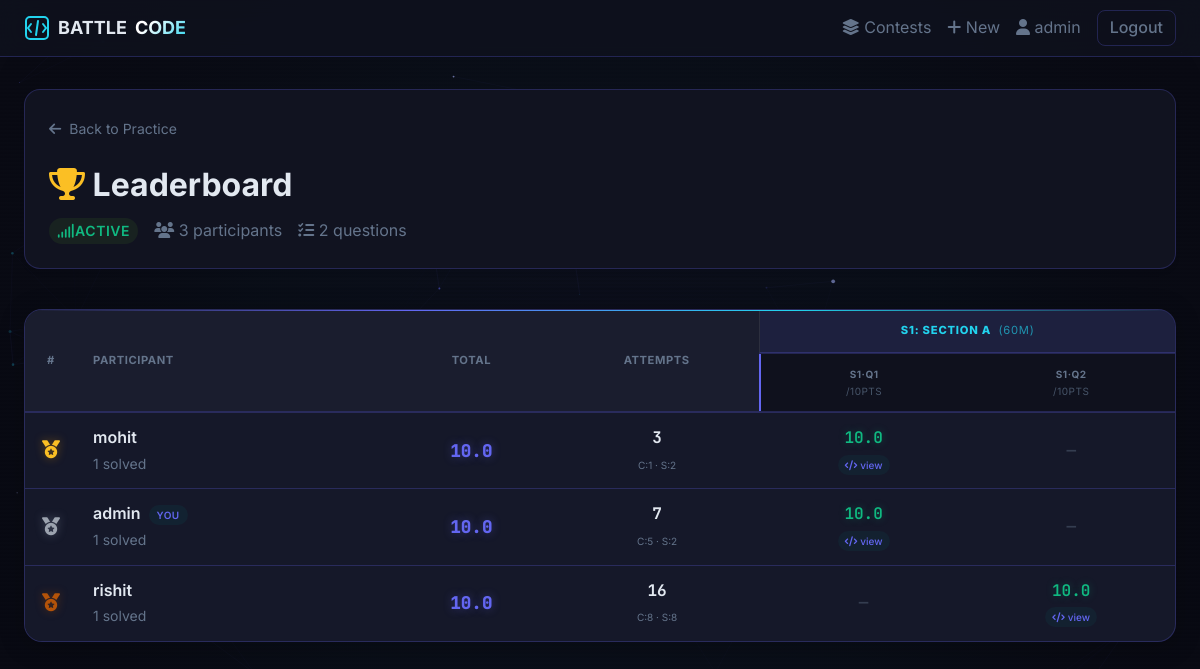
Page /leaderboard/1/ (signed in) on the committed database.
### apps/accounts/models.py (models this page shows, shortened)
class User(AbstractUser):
    ROLE_CANDIDATE = 'candidate'
    ROLE_ADMIN = 'admin'
    ROLE_CHOICES = [
        (ROLE_CANDIDATE, 'Candidate'),
        (ROLE_ADMIN, 'Admin'),
    ]
    role = models.CharField(max_length=20, choices=ROLE_CHOICES, default=ROLE_CANDIDATE)
    email = models.EmailField(unique=True)
    @property
    def is_contest_admin(self):
        return self.role == self.ROLE_ADMIN or self.is_staff

### apps/contests/models.py (models this page shows, shortened)
class Contest(models.Model):
    STATUS_DRAFT = 'draft'
    STATUS_ACTIVE = 'active'
    STATUS_ENDED = 'ended'
    STATUS_CHOICES = [
        (STATUS_DRAFT, 'Draft'),
        (STATUS_ACTIVE, 'Active'),
        (STATUS_ENDED, 'Ended'),
    ]
    title = models.CharField(max_length=255)
    description = models.TextField(blank=True)
    start_time = models.DateTimeField()
    end_time = models.DateTimeField()
    status = models.CharField(max_length=20, choices=STATUS_CHOICES, default=STATUS_DRAFT)
    created_by = models.ForeignKey(User, on_delete=models.CASCADE, related_name='created_contests')
    participants = models.ManyToManyField(User, through='ContestParticipant', related_name='contests')
    created_at = models.DateTimeField(auto_now_add=True)
    updated_at = models.DateTimeField(auto_now=True)
    enable_security_features = models.BooleanField(
        default=True,
        help_text="If enabled, participants will be logged out for exiting fullscreen or switching tabs."
    )
    manual_control_mode = models.BooleanField(
        default=False,
        help_text="If enabled, timers are disabled and sections must be manually unlocked by the admin."
    )
    class Meta:
        ordering = ['-created_at']

class Section(models.Model):
    contest = models.ForeignKey(Contest, on_delete=models.CASCADE, related_name='sections')
    name = models.CharField(max_length=255)
    order = models.PositiveIntegerField(default=1)
    duration = models.PositiveIntegerField(help_text='Duration in minutes')
    is_manual_unlocked = models.BooleanField(
        default=False,
        help_text="Only used if Contest is in Manual Control Mode."
    )
    class Meta:
        ordering = ['order']

class Question(models.Model):
    section = models.ForeignKey(Section, on_delete=models.CASCADE, related_name='questions')
    title = models.CharField(max_length=255)
    problem_statement = models.TextField()
    input_format = models.TextField(blank=True)
    output_format = models.TextField(blank=True)
    constraints = models.TextField(blank=True)
    sample_input = models.TextField(blank=True)
    sample_output = models.TextField(blank=True)
    marks = models.PositiveIntegerField(default=10)
    time_limit = models.FloatField(default=2.0, help_text='Seconds per test case')
    order = models.PositiveIntegerField(default=1)
    created_at = models.DateTimeField(auto_now_add=True)
    java_customized = models.BooleanField(
        default=False,
        help_text='If enabled, Java participants see custom problem text below instead of the default Python text.'
    )
    java_problem_statement = models.TextField(blank=True, help_text='Java-specific problem statement (used only if Java Customized is checked)')
    java_input_format = models.TextField(blank=True, help_text='Java-specific input format')
    java_output_format = models.TextField(blank=True, help_text='Java-specific output format')
    java_constraints = models.TextField(blank=True, help_text='Java-specific constraints')
    java_sample_input = models.TextField(blank=True, help_text='Java-specific sample input')
    java_sample_output = models.TextField(blank=True, help_text='Java-specific sample output')
    class Meta:
        ordering = ['order']

### apps/leaderboard/views.py (the view)
# urls.py: path('<int:contest_id>/',      views.leaderboard_view, name='leaderboard'),
@login_required
def leaderboard_view(request, contest_id):
    contest = get_object_or_404(Contest, id=contest_id)
    rows, sections, questions = get_leaderboard_data(contest)
    return render(request, 'leaderboard/leaderboard.html', {
        'contest':   contest,
        'rows':      rows,
        'sections':  sections,
        'questions': questions,
    })

### apps/contests/models.py (called while the page is built)
    @property
    def total_attempts(self):
        return self.compile_count + self.submit_count

### apps/contests/templatetags/contest_extras.py (called while the page is built)
@register.filter
def tojson(value):
    return mark_safe(json.dumps(value if value is not None else ''))

### templates/leaderboard/leaderboard.html (shortened to what this page needs)
{% extends 'base.html' %}
{% load contest_extras %}
{% block content %}
<div style="display:flex;justify-content:space-between;align-items:flex-start;flex-wrap:wrap;gap:var(--space-4);margin-bottom:2.5rem; background: var(--color-surface); padding: 1.5rem; border-radius: 16px; border: 1px solid var(--color-border); box-shadow: 0 4px 6px -1px rgba(0,0,0,0.05);">
  <div>
    <a href="{% url 'contest_detail' contest.id %}"
       style="font-size:0.875rem;color:var(--color-text-muted); text-decoration:none; display:inline-flex; align-items:center; gap:0.5rem; transition: color 0.2s;">
      <i class="fa-solid fa-arrow-left"></i> Back to {{ contest.title }}
    </a>
    <h1 class="page-title" style="margin-top:1rem; font-size:2rem;"><i class="fa-solid fa-trophy" style="color: #fbbf24;"></i> Leaderboard</h1>
    <p style="font-size:1rem;color:var(--color-text-muted);margin-top:0.5rem; display:flex; align-items:center; gap:1rem;">
      <span class="badge badge-{{ contest.status }}"><i class="fa-solid fa-signal"></i> {{ contest.get_status_display }}</span>
      <span><i class="fa-solid fa-users"></i> {{ rows|length }} participant{{ rows|length|pluralize }}</span>
      <span><i class="fa-solid fa-list-check"></i> {{ questions|length }} question{{ questions|length|pluralize }}</span>
    </p>
  </div>
</div>
{% if rows %}
<div class="lb-wrap">
  <table>
    <thead>
      <tr>
        <th class="col-sticky-1" rowspan="2">#</th>
        <th class="col-sticky-2" rowspan="2">Participant</th>
        <th class="col-sticky-3" rowspan="2">Total</th>
        <th class="col-sticky-4" rowspan="2">Attempts</th>
        {% for section in sections %}
        <th class="th-section" colspan="{{ section.questions.count }}">
          S{{ forloop.counter }}: {{ section.name }}
          <span style="font-weight:400;opacity:0.65">&nbsp;({{ section.duration }}m)</span>
        </th>
        {% endfor %}
      </tr>
      <tr>
        {% for section in sections %}
          {% for question in section.questions.all %}
          <th class="th-question">
            <div title="{{ question.title }}">
              S{{ forloop.parentloop.counter }}·Q{{ forloop.counter }}
            </div>
            <div style="font-weight:400;color:var(--color-text-faint);margin-top:1px">
              /{{ question.marks }}pts
            </div>
          </th>
          {% endfor %}
        {% endfor %}
      </tr>
    </thead>
    <tbody id="lb-body">
      {% for row in rows %}
      <tr>
        <td class="col-sticky-1">
          <span class="rank-{{ row.rank }}" style="font-size: 1.125rem;">
            {% if row.rank == 1 %}<i class="fa-solid fa-medal" style="color: #fbbf24;"></i>
            {% elif row.rank == 2 %}<i class="fa-solid fa-medal" style="color: #9ca3af;"></i>
            {% elif row.rank == 3 %}<i class="fa-solid fa-medal" style="color: #b45309;"></i>
            {% else %}{{ row.rank }}{% endif %}
          </span>
        </td>
        <td class="col-sticky-2">
          <span style="font-weight:{% if row.rank <= 3 %}600{% else %}400{% endif %}">
            {{ row.user.username }}
          </span>
          {% if row.user == request.user %}
            <span class="badge" style="background:rgba(1,105,111,0.12);color:var(--color-primary);font-size:10px;margin-left:4px">You</span>
          {% endif %}
          <br>
          <span style="font-size:var(--text-xs);color:var(--color-text-muted)">
            {{ row.questions_solved }} solved
          </span>
        </td>
        <td class="col-sticky-3">
          <span class="total-score">{{ row.total_score }}</span>
        </td>
        <td class="col-sticky-4">
          <span style="font-family: var(--font-mono, monospace); font-weight: 700; font-size: 1rem; color: var(--color-text);">
            {{ row.total_attempts }}
          </span>
          <br>
          <span style="font-size: 10px; color: var(--color-text-muted);">
            C:{{ row.compile_count }} · S:{{ row.submit_count }}
          </span>
        </td>
        {% for qd in row.question_data %}
        <td class="q-cell">
          {% if qd.score is not None %}
            {% if qd.score == qd.question.marks %}
              <div class="q-score pass">{{ qd.score }}</div>
            {% else %}
              <div class="q-score partial">{{ qd.score }}</div>
            {% endif %}
            {% if qd.code %}
            <button class="code-btn"
                    onclick="openCode(
                      '{{ row.user.username|escapejs }}',
                      '{{ qd.question.title|escapejs }}',
                      'S{% for s in sections %}{% for q in s.questions.all %}{% if q.id == qd.question.id %}{{ forloop.parentloop.counter }}·Q{{ forloop.counter }}{% endif %}{% endfor %}{% endfor %}',
                      '{{ qd.sub_id }}'
                    )">
              <i class="fa-solid fa-code"></i> view
            </button>
            {% endif %}
          {% else %}
            <div class="q-score none">—</div>
          {% endif %}
        </td>
        {% endfor %}
      </tr>
      {% endfor %}
    </tbody>
  </table>
</div>
{% endif %}
{% endblock %}

### templates/base.html (shortened to what this page needs)
<!DOCTYPE html>
<html lang="en" data-theme="dark">
<head>
  {% load static %}
  <link rel="stylesheet" href="https://cdnjs.cloudflare.com/ajax/libs/font-awesome/6.4.0/css/all.min.css">
  <link rel="stylesheet" href="{% static 'css/main.css' %}">
</head>
<body>
<nav class="navbar" id="main-nav">
  <div class="nav-inner">
    <a href="{% url 'contest_list' %}" class="nav-brand">
      <svg width="26" height="26" viewBox="0 0 26 26" fill="none" aria-label="BATTLE CODE">
        <rect x="2" y="2" width="22" height="22" rx="4" stroke="var(--color-primary)" stroke-width="2"/>
        <path d="M7 9l-3 4 3 4M19 9l3 4-3 4M14 6l-2 14"
              stroke="var(--color-primary)" stroke-width="2" stroke-linecap="round"/>
      </svg>
      BATTLE <strong>CODE</strong>
    </a>
    <div class="nav-links">
      <a href="{% url 'contest_list' %}"><i class="fa-solid fa-layer-group"></i> Contests</a>
      {% if user.is_authenticated %}
        {% if user.is_contest_admin %}
          <a href="{% url 'admin_contest_create' %}"><i class="fa-solid fa-plus"></i> New</a>
        {% endif %}
        <a href="{% url 'profile' %}"><i class="fa-solid fa-user"></i> {{ user.username }}</a>
        <a href="{% url 'logout' %}" class="btn btn-ghost btn-sm">Logout</a>
      {% else %}
        <a href="{% url 'login' %}" class="btn btn-ghost btn-sm">Login</a>
        <a href="{% url 'register' %}" class="btn btn-primary btn-sm">Register</a>
      {% endif %}
    </div>
  </div>
</nav>
<div class="arena-wrapper">
  <main class="main-content" id="main-content">
    {% block content %}{% endblock %}
  </main>
</div>
</body>
</html>

### static/css/main.css (style rules this page uses)
:root, [data-theme="light"], [data-theme="dark"] { --color-bg: #0a0b14; --color-surface: #111320; --color-surface-2: #151829; --color-surface-offset: rgba(255, 255, 255, 0.05); --color-border: rgba(99, 102, 241, 0.25); --color-text: #e2e8f0; --color-text-muted: #64748b; --color-text-faint: #475569; --color-primary: #6366f1; --color-primary-hover: #818cf8; --color-cyan: #22d3ee; --color-success: #10b981; --color-error: #f43f5e; --color-warning: #f59e0b; --color-accent: #22d3ee; --color-glow-p: rgba(99, 102, 241, 0.35); --shadow-sm: 0 1px 3px rgba(0,0,0,0.3); --shadow-md: 0 4px 16px rgba(0,0,0,0.4); --shadow-lg: 0 12px 40px rgba(0,0,0,0.5); --radius-sm: 0.375rem; --radius-md: 0.5rem; --radius-lg: 0.75rem; --radius-xl: 1rem; --radius-full: 9999px; --space-1: 0.25rem; --space-2: 0.5rem; --space-3: 0.75rem; --space-4: 1rem; --space-5: 1.25rem; --space-6: 1.5rem; --space-8: 2rem; --space-10: 2.5rem; --space-12: 3rem; --space-16: 4rem; --text-xs: clamp(0.75rem, 0.7rem + 0.25vw, 0.875rem); --text-sm: clamp(0.875rem, 0.8rem + 0.35vw, 1rem); --text-base: clamp(1rem, 0.95rem + 0.25vw, 1.125rem); --text-lg: clamp(1.125rem, 1rem + 0.75vw, 1.5rem); --text-xl: clamp(1.5rem, 1.2rem + 1.25vw, 2.25rem); --font-body: 'Inter', 'Helvetica Neue', sans-serif; --font-mono: 'JetBrains Mono', 'Fira Code', monospace; --transition: 180ms cubic-bezier(0.16, 1, 0.3, 1); }
*, *::before, *::after { box-sizing: border-box; margin: 0; padding: 0; }
html { -webkit-font-smoothing: antialiased; scroll-behavior: smooth; }
body { min-height: 100dvh; font-family: var(--font-body); font-size: var(--text-base); color: var(--color-text); background: var(--color-bg); line-height: 1.6; }
img, svg { display: block; max-width: 100%; }
button { cursor: pointer; background: none; border: none; font: inherit; color: inherit; }
a { color: var(--color-primary); text-decoration: none; }
.navbar { position: sticky; top: 0; z-index: 100; background: var(--color-surface); border-bottom: 1px solid var(--color-border); backdrop-filter: blur(8px); }
.nav-inner { max-width: 1280px; margin: 0 auto; padding: 0 var(--space-6); display: flex; align-items: center; justify-content: space-between; height: 56px; }
.nav-brand { display: flex; align-items: center; gap: var(--space-2); font-size: var(--text-base); font-weight: 700; color: var(--color-text); text-decoration: none; }
.nav-brand strong { color: var(--color-primary); }
.nav-links { display: flex; align-items: center; gap: var(--space-4); }
.nav-links a { font-size: var(--text-sm); color: var(--color-text-muted); transition: color var(--transition); }
.btn { display: inline-flex; align-items: center; gap: var(--space-2); padding: var(--space-2) var(--space-5); border-radius: var(--radius-md); font-size: var(--text-sm); font-weight: 500; transition: all var(--transition); text-decoration: none; border: 1px solid transparent; cursor: pointer; }
.btn-sm { padding: var(--space-1) var(--space-3); font-size: var(--text-xs); }
.btn-ghost { border-color: var(--color-border); color: var(--color-text-muted); }
.main-content { max-width: 1280px; margin: 0 auto; padding: var(--space-8) var(--space-6); }
.page-title { font-size: var(--text-xl); font-weight: 700; margin-bottom: var(--space-2); }
.badge { display: inline-flex; align-items: center; padding: 2px var(--space-2); border-radius: var(--radius-full); font-size: var(--text-xs); font-weight: 600; text-transform: uppercase; letter-spacing: 0.04em; }
.badge-active, .status-accepted, .badge-accepted { background: rgba(67,122,34,0.15); color: var(--color-success); }
table { width: 100%; border-collapse: collapse; font-size: var(--text-sm); }
th { padding: var(--space-3) var(--space-4); text-align: left; font-weight: 600; background: var(--color-surface-offset); color: var(--color-text-muted); font-size: var(--text-xs); text-transform: uppercase; letter-spacing: 0.06em; border-bottom: 1px solid var(--color-border); }
td { padding: var(--space-3) var(--space-4); border-bottom: 1px solid var(--color-border); vertical-align: middle; }
tr:last-child td { border-bottom: none; }
.rank-1 { color: #f0a500; }
.rank-2 { color: #8b949e; }
.rank-3 { color: #cd7f32; }

### rows in the picture
User: username "admin", user.username "admin", shows "YOU", questions_solved "1", total_score "10.0", total_attempts "7", compile_count "5", submit_count "2"
Contest: title "Practice", status "ACTIVE"
Section: name "SECTION A", duration "60"
Question: marks "10", score "10.0"
Question: marks "10", score "10.0"
User: user.username "mohit", questions_solved "1", total_score "10.0", total_attempts "3", compile_count "1", submit_count "2"
User: user.username "rishit", questions_solved "1", total_score "10.0", total_attempts "16", compile_count "8", submit_count "8"

### other values in the picture
{{ rows|length }} "3"
{{ questions|length }} "2"
